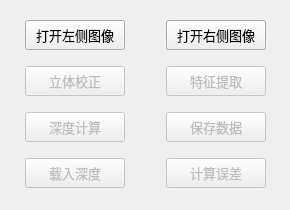
     <widget class="QWidget" name="tab_SingleMode">
      <attribute name="title">
       <string>单张模式</string>
      </attribute>
      <widget class="QWidget" name="verticalLayoutWidget">
       <property name="geometry">
        <rect>
         <x>10</x>
         <y>10</y>
         <width>271</width>
         <height>191</height>
        </rect>
       </property>
       <layout class="QVBoxLayout" name="ControlLayout">
        <property name="leftMargin">
         <number>5</number>
        </property>
        <property name="rightMargin">
         <number>5</number>
        </property>
        <property name="bottomMargin">
         <number>0</number>
        </property>
        <item>
         <layout class="QHBoxLayout" name="OpenImgLayout">
          <property name="leftMargin">
           <number>10</number>
          </property>
          <property name="topMargin">
           <number>0</number>
          </property>
          <property name="rightMargin">
           <number>10</number>
          </property>
          <item>
           <widget class="QPushButton" name="btn_OpenLeftImg">
            <property name="enabled">
             <bool>true</bool>
            </property>
            <property name="minimumSize">
             <size>
              <width>100</width>
              <height>30</height>
             </size>
            </property>
            <property name="maximumSize">
             <size>
              <width>100</width>
              <height>30</height>
             </size>
            </property>
            <property name="font">
             <font>
              <pointsize>10</pointsize>
             </font>
            </property>
            <property name="text">
             <string>打开左侧图像</string>
            </property>
           </widget>
          </item>
          <item>
           <spacer name="horizontalSpacer_2">
            <property name="orientation">
             <enum>Qt::Horizontal</enum>
            </property>
            <property name="sizeHint" stdset="0">
             <size>
              <width>40</width>
              <height>20</height>
             </size>
            </property>
           </spacer>
          </item>
          <item>
           <widget class="QPushButton" name="btn_OpenRightImg">
            <property name="enabled">
             <bool>true</bool>
            </property>
            <property name="minimumSize">
             <size>
              <width>100</width>
              <height>30</height>
             </size>
            </property>
            <property name="font">
             <font>
              <pointsize>10</pointsize>
             </font>
            </property>
            <property name="text">
             <string>打开右侧图像</string>
            </property>
           </widget>
          </item>
         </layout>
        </item>
        <item>
         <layout class="QHBoxLayout" name="ProcessImgLayout">
          <property name="leftMargin">
           <number>10</number>
          </property>
          <property name="rightMargin">
           <number>10</number>
          </property>
          <item>
           <widget class="QPushButton" name="btn_StereoCalib">
            <property name="enabled">
             <bool>false</bool>
            </property>
            <property name="minimumSize">
             <size>
              <width>100</width>
              <height>30</height>
             </size>
            </property>
            <property name="maximumSize">
             <size>
              <width>100</width>
              <height>30</height>
             </size>
            </property>
            <property name="font">
             <font>
              <pointsize>10</pointsize>
             </font>
            </property>
            <property name="text">
             <string>立体校正</string>
            </property>
           </widget>
          </item>
          <item>
           <spacer name="horizontalSpacer_3">
            <property name="orientation">
             <enum>Qt::Horizontal</enum>
            </property>
            <property name="sizeHint" stdset="0">
             <size>
              <width>40</width>
              <height>20</height>
             </size>
            </property>
           </spacer>
          </item>
          <item>
           <widget class="QPushButton" name="btn_ExtractFeatures">
            <property name="enabled">
             <bool>false</bool>
            </property>
            <property name="minimumSize">
             <size>
              <width>100</width>
              <height>30</height>
             </size>
            </property>
            <property name="font">
             <font>
              <pointsize>10</pointsize>
             </font>
            </property>
            <property name="text">
             <string>特征提取</string>
            </property>
           </widget>
          </item>
         </layout>
        </item>
        <item>
         <layout class="QHBoxLayout" name="ProcessImgLayout_2">
          <property name="leftMargin">
           <number>10</number>
          </property>
          <property name="rightMargin">
           <number>10</number>
          </property>
          <item>
           <widget class="QPushButton" name="btn_CalDepth">
            <property name="enabled">
             <bool>false</bool>
            </property>
            <property name="minimumSize">
             <size>
              <width>100</width>
              <height>30</height>
             </size>
            </property>
            <property name="maximumSize">
             <size>
              <width>100</width>
              <height>30</height>
             </size>
            </property>
            <property name="font">
             <font>
              <pointsize>10</pointsize>
             </font>
            </property>
            <property name="text">
             <string>深度计算</string>
            </property>
           </widget>
          </item>
          <item>
           <spacer name="horizontalSpacer_4">
            <property name="orientation">
             <enum>Qt::Horizontal</enum>
            </property>
            <property name="sizeHint" stdset="0">
             <size>
              <width>40</width>
              <height>20</height>
             </size>
            </property>
           </spacer>
          </item>
          <item>
           <widget class="QPushButton" name="btn_SaveData">
            <property name="enabled">
             <bool>false</bool>
            </property>
            <property name="minimumSize">
             <size>
              <width>100</width>
              <height>30</height>
             </size>
            </property>
            <property name="font">
             <font>
              <pointsize>10</pointsize>
             </font>
            </property>
            <property name="text">
             <string>保存数据</string>
            </property>
           </widget>
          </item>
         </layout>
        </item>
        <item>
         <layout class="QHBoxLayout" name="ProcessImgLayout_3">
          <property name="leftMargin">
           <number>10</number>
          </property>
          <property name="rightMargin">
           <number>10</number>
          </property>
          <item>
           <widget class="QPushButton" name="btn_LoadDisparity">
            <property name="enabled">
             <bool>false</bool>
            </property>
            <property name="minimumSize">
             <size>
              <width>100</width>
              <height>30</height>
             </size>
            </property>
            <property name="maximumSize">
             <size>
              <width>100</width>
              <height>30</height>
             </size>
            </property>
            <property name="font">
             <font>
              <pointsize>10</pointsize>
             </font>
            </property>
            <property name="text">
             <string>载入深度</string>
            </property>
           </widget>
          </item>
          <item>
           <spacer name="horizontalSpacer_5">
            <property name="orientation">
             <enum>Qt::Horizontal</enum>
            </property>
            <property name="sizeHint" stdset="0">
             <size>
              <width>40</width>
              <height>20</height>
             </size>
            </property>
           </spacer>
          </item>
          <item>
           <widget class="QPushButton" name="btn_CalError">
            <property name="enabled">
             <bool>false</bool>
            </property>
            <property name="minimumSize">
             <size>
              <width>100</width>
              <height>30</height>
             </size>
            </property>
            <property name="font">
             <font>
              <pointsize>10</pointsize>
             </font>
            </property>
            <property name="text">
             <string>计算误差</string>
            </property>
           </widget>
          </item>
         </layout>
        </item>
       </layout>
      </widget>
     </widget>
